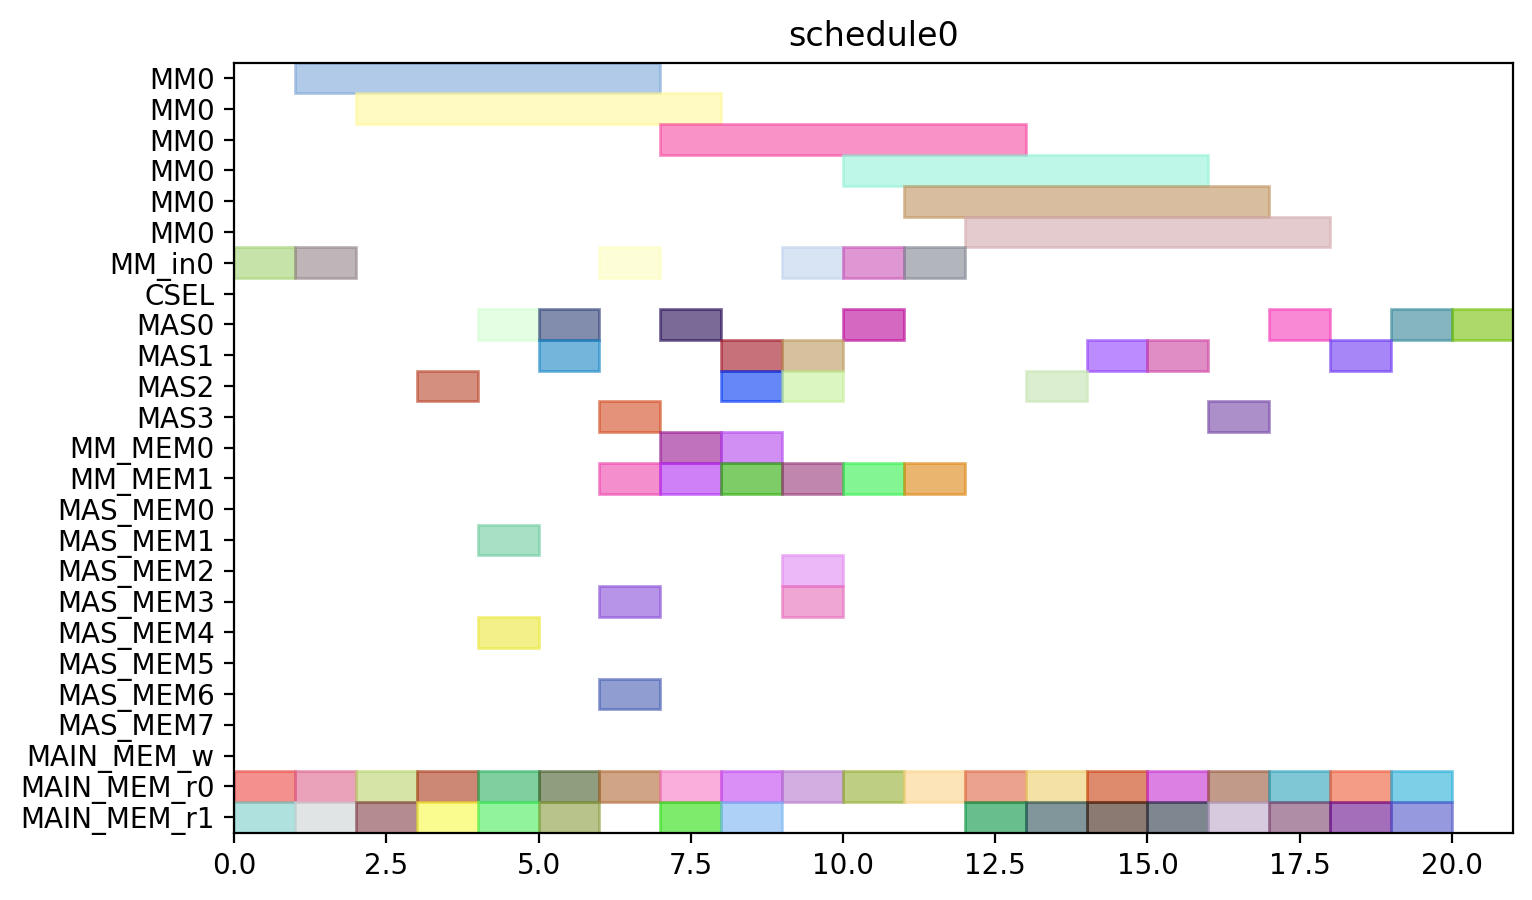

Recreate this plot in Python.
from pyschedule import Scenario, solvers, plotters, alt


def solve():
	horizon = 120
	S = Scenario("schedule0", horizon=horizon)

	# resource
	MM = S.Resources('MM', num=1, size=6)
	MM_in = S.Resources('MM_in', num=1)
	CSEL = S.Resource('CSEL')
	MAS = S.Resources('MAS', num=4, size=1, periods=range(1, horizon))
	MM_MEM = S.Resources('MM_MEM', num=2)
	MAS_MEM = S.Resources('MAS_MEM', num=8)
	MAIN_MEM_w = S.Resource('MAIN_MEM_w', size=1)
	MAIN_MEM_r = S.Resources('MAIN_MEM_r', num=2)

	# result of previous scheduling

	# new tasks
	c_qinv_denom_inv0 = S.Task('c_qinv_denom_inv0', length=6, delay_cost=1)
	c_qinv_denom_inv0 += alt(MM)
	c_qinv_denom_inv0_in = S.Task('c_qinv_denom_inv0_in', length=1, delay_cost=1)
	c_qinv_denom_inv0_in += alt(MM_in)
	S += c_qinv_denom_inv0_in*MM_in[0]<=c_qinv_denom_inv0*MM[0]
	c_qinv_denom_inv0_mem0 = S.Task('c_qinv_denom_inv0_mem0', length=1, delay_cost=1)
	c_qinv_denom_inv0_mem0 += MAIN_MEM_r[0]
	S += c_qinv_denom_inv0_mem0 <= c_qinv_denom_inv0

	c_qinv_denom_inv0_mem1 = S.Task('c_qinv_denom_inv0_mem1', length=1, delay_cost=1)
	c_qinv_denom_inv0_mem1 += MAIN_MEM_r[1]
	S += c_qinv_denom_inv0_mem1 <= c_qinv_denom_inv0

	c_qinv_denom_inv1_ = S.Task('c_qinv_denom_inv1_', length=6, delay_cost=1)
	c_qinv_denom_inv1_ += alt(MM)
	c_qinv_denom_inv1__in = S.Task('c_qinv_denom_inv1__in', length=1, delay_cost=1)
	c_qinv_denom_inv1__in += alt(MM_in)
	S += c_qinv_denom_inv1__in*MM_in[0]<=c_qinv_denom_inv1_*MM[0]
	c_qinv_denom_inv1__mem0 = S.Task('c_qinv_denom_inv1__mem0', length=1, delay_cost=1)
	c_qinv_denom_inv1__mem0 += MAIN_MEM_r[0]
	S += c_qinv_denom_inv1__mem0 <= c_qinv_denom_inv1_

	c_qinv_denom_inv1__mem1 = S.Task('c_qinv_denom_inv1__mem1', length=1, delay_cost=1)
	c_qinv_denom_inv1__mem1 += MAIN_MEM_r[1]
	S += c_qinv_denom_inv1__mem1 <= c_qinv_denom_inv1_

	c_qinv0_t2 = S.Task('c_qinv0_t2', length=1, delay_cost=1)
	c_qinv0_t2 += alt(MAS)
	c_qinv0_t2_mem0 = S.Task('c_qinv0_t2_mem0', length=1, delay_cost=1)
	c_qinv0_t2_mem0 += MAIN_MEM_r[0]
	S += c_qinv0_t2_mem0 <= c_qinv0_t2

	c_qinv0_t2_mem1 = S.Task('c_qinv0_t2_mem1', length=1, delay_cost=1)
	c_qinv0_t2_mem1 += MAIN_MEM_r[1]
	S += c_qinv0_t2_mem1 <= c_qinv0_t2

	c_qinv1__t2 = S.Task('c_qinv1__t2', length=1, delay_cost=1)
	c_qinv1__t2 += alt(MAS)
	c_qinv1__t2_mem0 = S.Task('c_qinv1__t2_mem0', length=1, delay_cost=1)
	c_qinv1__t2_mem0 += MAIN_MEM_r[0]
	S += c_qinv1__t2_mem0 <= c_qinv1__t2

	c_qinv1__t2_mem1 = S.Task('c_qinv1__t2_mem1', length=1, delay_cost=1)
	c_qinv1__t2_mem1 += MAIN_MEM_r[1]
	S += c_qinv1__t2_mem1 <= c_qinv1__t2

	c0_t0_t2 = S.Task('c0_t0_t2', length=1, delay_cost=1)
	c0_t0_t2 += alt(MAS)
	c0_t0_t2_mem0 = S.Task('c0_t0_t2_mem0', length=1, delay_cost=1)
	c0_t0_t2_mem0 += MAIN_MEM_r[0]
	S += c0_t0_t2_mem0 <= c0_t0_t2

	c0_t0_t2_mem1 = S.Task('c0_t0_t2_mem1', length=1, delay_cost=1)
	c0_t0_t2_mem1 += MAIN_MEM_r[1]
	S += c0_t0_t2_mem1 <= c0_t0_t2

	c0_t1_t2 = S.Task('c0_t1_t2', length=1, delay_cost=1)
	c0_t1_t2 += alt(MAS)
	c0_t1_t2_mem0 = S.Task('c0_t1_t2_mem0', length=1, delay_cost=1)
	c0_t1_t2_mem0 += MAIN_MEM_r[0]
	S += c0_t1_t2_mem0 <= c0_t1_t2

	c0_t1_t2_mem1 = S.Task('c0_t1_t2_mem1', length=1, delay_cost=1)
	c0_t1_t2_mem1 += MAIN_MEM_r[1]
	S += c0_t1_t2_mem1 <= c0_t1_t2

	c0_t20 = S.Task('c0_t20', length=1, delay_cost=1)
	c0_t20 += alt(MAS)
	c0_t20_mem0 = S.Task('c0_t20_mem0', length=1, delay_cost=1)
	c0_t20_mem0 += MAIN_MEM_r[0]
	S += c0_t20_mem0 <= c0_t20

	c0_t20_mem1 = S.Task('c0_t20_mem1', length=1, delay_cost=1)
	c0_t20_mem1 += MAIN_MEM_r[1]
	S += c0_t20_mem1 <= c0_t20

	c0_t21 = S.Task('c0_t21', length=1, delay_cost=1)
	c0_t21 += alt(MAS)
	c0_t21_mem0 = S.Task('c0_t21_mem0', length=1, delay_cost=1)
	c0_t21_mem0 += MAIN_MEM_r[0]
	S += c0_t21_mem0 <= c0_t21

	c0_t21_mem1 = S.Task('c0_t21_mem1', length=1, delay_cost=1)
	c0_t21_mem1 += MAIN_MEM_r[1]
	S += c0_t21_mem1 <= c0_t21

	c1_t0_t2 = S.Task('c1_t0_t2', length=1, delay_cost=1)
	c1_t0_t2 += alt(MAS)
	c1_t0_t2_mem0 = S.Task('c1_t0_t2_mem0', length=1, delay_cost=1)
	c1_t0_t2_mem0 += MAIN_MEM_r[0]
	S += c1_t0_t2_mem0 <= c1_t0_t2

	c1_t0_t2_mem1 = S.Task('c1_t0_t2_mem1', length=1, delay_cost=1)
	c1_t0_t2_mem1 += MAIN_MEM_r[1]
	S += c1_t0_t2_mem1 <= c1_t0_t2

	c1_t1_t2 = S.Task('c1_t1_t2', length=1, delay_cost=1)
	c1_t1_t2 += alt(MAS)
	c1_t1_t2_mem0 = S.Task('c1_t1_t2_mem0', length=1, delay_cost=1)
	c1_t1_t2_mem0 += MAIN_MEM_r[0]
	S += c1_t1_t2_mem0 <= c1_t1_t2

	c1_t1_t2_mem1 = S.Task('c1_t1_t2_mem1', length=1, delay_cost=1)
	c1_t1_t2_mem1 += MAIN_MEM_r[1]
	S += c1_t1_t2_mem1 <= c1_t1_t2

	c1_t20 = S.Task('c1_t20', length=1, delay_cost=1)
	c1_t20 += alt(MAS)
	c1_t20_mem0 = S.Task('c1_t20_mem0', length=1, delay_cost=1)
	c1_t20_mem0 += MAIN_MEM_r[0]
	S += c1_t20_mem0 <= c1_t20

	c1_t20_mem1 = S.Task('c1_t20_mem1', length=1, delay_cost=1)
	c1_t20_mem1 += MAIN_MEM_r[1]
	S += c1_t20_mem1 <= c1_t20

	c1_t21 = S.Task('c1_t21', length=1, delay_cost=1)
	c1_t21 += alt(MAS)
	c1_t21_mem0 = S.Task('c1_t21_mem0', length=1, delay_cost=1)
	c1_t21_mem0 += MAIN_MEM_r[0]
	S += c1_t21_mem0 <= c1_t21

	c1_t21_mem1 = S.Task('c1_t21_mem1', length=1, delay_cost=1)
	c1_t21_mem1 += MAIN_MEM_r[1]
	S += c1_t21_mem1 <= c1_t21

	c2_t0_t2 = S.Task('c2_t0_t2', length=1, delay_cost=1)
	c2_t0_t2 += alt(MAS)
	c2_t0_t2_mem0 = S.Task('c2_t0_t2_mem0', length=1, delay_cost=1)
	c2_t0_t2_mem0 += MAIN_MEM_r[0]
	S += c2_t0_t2_mem0 <= c2_t0_t2

	c2_t0_t2_mem1 = S.Task('c2_t0_t2_mem1', length=1, delay_cost=1)
	c2_t0_t2_mem1 += MAIN_MEM_r[1]
	S += c2_t0_t2_mem1 <= c2_t0_t2

	c2_t1_t2 = S.Task('c2_t1_t2', length=1, delay_cost=1)
	c2_t1_t2 += alt(MAS)
	c2_t1_t2_mem0 = S.Task('c2_t1_t2_mem0', length=1, delay_cost=1)
	c2_t1_t2_mem0 += MAIN_MEM_r[0]
	S += c2_t1_t2_mem0 <= c2_t1_t2

	c2_t1_t2_mem1 = S.Task('c2_t1_t2_mem1', length=1, delay_cost=1)
	c2_t1_t2_mem1 += MAIN_MEM_r[1]
	S += c2_t1_t2_mem1 <= c2_t1_t2

	c2_t20 = S.Task('c2_t20', length=1, delay_cost=1)
	c2_t20 += alt(MAS)
	c2_t20_mem0 = S.Task('c2_t20_mem0', length=1, delay_cost=1)
	c2_t20_mem0 += MAIN_MEM_r[0]
	S += c2_t20_mem0 <= c2_t20

	c2_t20_mem1 = S.Task('c2_t20_mem1', length=1, delay_cost=1)
	c2_t20_mem1 += MAIN_MEM_r[1]
	S += c2_t20_mem1 <= c2_t20

	c2_t21 = S.Task('c2_t21', length=1, delay_cost=1)
	c2_t21 += alt(MAS)
	c2_t21_mem0 = S.Task('c2_t21_mem0', length=1, delay_cost=1)
	c2_t21_mem0 += MAIN_MEM_r[0]
	S += c2_t21_mem0 <= c2_t21

	c2_t21_mem1 = S.Task('c2_t21_mem1', length=1, delay_cost=1)
	c2_t21_mem1 += MAIN_MEM_r[1]
	S += c2_t21_mem1 <= c2_t21

	c_qinv0_t0 = S.Task('c_qinv0_t0', length=6, delay_cost=1)
	c_qinv0_t0 += alt(MM)
	c_qinv0_t0_in = S.Task('c_qinv0_t0_in', length=1, delay_cost=1)
	c_qinv0_t0_in += alt(MM_in)
	S += c_qinv0_t0_in*MM_in[0]<=c_qinv0_t0*MM[0]
	c_qinv0_t0_mem0 = S.Task('c_qinv0_t0_mem0', length=1, delay_cost=1)
	c_qinv0_t0_mem0 += MAIN_MEM_r[0]
	S += c_qinv0_t0_mem0 <= c_qinv0_t0

	c_qinv0_t0_mem1 = S.Task('c_qinv0_t0_mem1', length=1, delay_cost=1)
	c_qinv0_t0_mem1 += alt(MM_MEM)
	S += (c_qinv_denom_inv0*MM[0])-1 < c_qinv0_t0_mem1*MM_MEM[1]
	S += c_qinv0_t0_mem1 <= c_qinv0_t0

	c_qinv0_t1 = S.Task('c_qinv0_t1', length=6, delay_cost=1)
	c_qinv0_t1 += alt(MM)
	c_qinv0_t1_in = S.Task('c_qinv0_t1_in', length=1, delay_cost=1)
	c_qinv0_t1_in += alt(MM_in)
	S += c_qinv0_t1_in*MM_in[0]<=c_qinv0_t1*MM[0]
	c_qinv0_t1_mem0 = S.Task('c_qinv0_t1_mem0', length=1, delay_cost=1)
	c_qinv0_t1_mem0 += MAIN_MEM_r[0]
	S += c_qinv0_t1_mem0 <= c_qinv0_t1

	c_qinv0_t1_mem1 = S.Task('c_qinv0_t1_mem1', length=1, delay_cost=1)
	c_qinv0_t1_mem1 += alt(MM_MEM)
	S += (c_qinv_denom_inv1_*MM[0])-1 < c_qinv0_t1_mem1*MM_MEM[1]
	S += c_qinv0_t1_mem1 <= c_qinv0_t1

	c_qinv0_t3 = S.Task('c_qinv0_t3', length=1, delay_cost=1)
	c_qinv0_t3 += alt(MAS)
	c_qinv0_t3_mem0 = S.Task('c_qinv0_t3_mem0', length=1, delay_cost=1)
	c_qinv0_t3_mem0 += alt(MM_MEM)
	S += (c_qinv_denom_inv0*MM[0])-1 < c_qinv0_t3_mem0*MM_MEM[0]
	S += c_qinv0_t3_mem0 <= c_qinv0_t3

	c_qinv0_t3_mem1 = S.Task('c_qinv0_t3_mem1', length=1, delay_cost=1)
	c_qinv0_t3_mem1 += alt(MM_MEM)
	S += (c_qinv_denom_inv1_*MM[0])-1 < c_qinv0_t3_mem1*MM_MEM[1]
	S += c_qinv0_t3_mem1 <= c_qinv0_t3

	c_qinv1__t0 = S.Task('c_qinv1__t0', length=6, delay_cost=1)
	c_qinv1__t0 += alt(MM)
	c_qinv1__t0_in = S.Task('c_qinv1__t0_in', length=1, delay_cost=1)
	c_qinv1__t0_in += alt(MM_in)
	S += c_qinv1__t0_in*MM_in[0]<=c_qinv1__t0*MM[0]
	c_qinv1__t0_mem0 = S.Task('c_qinv1__t0_mem0', length=1, delay_cost=1)
	c_qinv1__t0_mem0 += MAIN_MEM_r[0]
	S += c_qinv1__t0_mem0 <= c_qinv1__t0

	c_qinv1__t0_mem1 = S.Task('c_qinv1__t0_mem1', length=1, delay_cost=1)
	c_qinv1__t0_mem1 += alt(MM_MEM)
	S += (c_qinv_denom_inv0*MM[0])-1 < c_qinv1__t0_mem1*MM_MEM[1]
	S += c_qinv1__t0_mem1 <= c_qinv1__t0

	c_qinv1__t1 = S.Task('c_qinv1__t1', length=6, delay_cost=1)
	c_qinv1__t1 += alt(MM)
	c_qinv1__t1_in = S.Task('c_qinv1__t1_in', length=1, delay_cost=1)
	c_qinv1__t1_in += alt(MM_in)
	S += c_qinv1__t1_in*MM_in[0]<=c_qinv1__t1*MM[0]
	c_qinv1__t1_mem0 = S.Task('c_qinv1__t1_mem0', length=1, delay_cost=1)
	c_qinv1__t1_mem0 += MAIN_MEM_r[0]
	S += c_qinv1__t1_mem0 <= c_qinv1__t1

	c_qinv1__t1_mem1 = S.Task('c_qinv1__t1_mem1', length=1, delay_cost=1)
	c_qinv1__t1_mem1 += alt(MM_MEM)
	S += (c_qinv_denom_inv1_*MM[0])-1 < c_qinv1__t1_mem1*MM_MEM[1]
	S += c_qinv1__t1_mem1 <= c_qinv1__t1

	c_qinv1__t3 = S.Task('c_qinv1__t3', length=1, delay_cost=1)
	c_qinv1__t3 += alt(MAS)
	c_qinv1__t3_mem0 = S.Task('c_qinv1__t3_mem0', length=1, delay_cost=1)
	c_qinv1__t3_mem0 += alt(MM_MEM)
	S += (c_qinv_denom_inv0*MM[0])-1 < c_qinv1__t3_mem0*MM_MEM[0]
	S += c_qinv1__t3_mem0 <= c_qinv1__t3

	c_qinv1__t3_mem1 = S.Task('c_qinv1__t3_mem1', length=1, delay_cost=1)
	c_qinv1__t3_mem1 += alt(MM_MEM)
	S += (c_qinv_denom_inv1_*MM[0])-1 < c_qinv1__t3_mem1*MM_MEM[1]
	S += c_qinv1__t3_mem1 <= c_qinv1__t3

	c0_t4_t2 = S.Task('c0_t4_t2', length=1, delay_cost=1)
	c0_t4_t2 += alt(MAS)
	c0_t4_t2_mem0 = S.Task('c0_t4_t2_mem0', length=1, delay_cost=1)
	c0_t4_t2_mem0 += alt(MAS_MEM)
	S += (c0_t20*MAS[0])-1 < c0_t4_t2_mem0*MAS_MEM[0]
	S += (c0_t20*MAS[1])-1 < c0_t4_t2_mem0*MAS_MEM[2]
	S += (c0_t20*MAS[2])-1 < c0_t4_t2_mem0*MAS_MEM[4]
	S += (c0_t20*MAS[3])-1 < c0_t4_t2_mem0*MAS_MEM[6]
	S += c0_t4_t2_mem0 <= c0_t4_t2

	c0_t4_t2_mem1 = S.Task('c0_t4_t2_mem1', length=1, delay_cost=1)
	c0_t4_t2_mem1 += alt(MAS_MEM)
	S += (c0_t21*MAS[0])-1 < c0_t4_t2_mem1*MAS_MEM[1]
	S += (c0_t21*MAS[1])-1 < c0_t4_t2_mem1*MAS_MEM[3]
	S += (c0_t21*MAS[2])-1 < c0_t4_t2_mem1*MAS_MEM[5]
	S += (c0_t21*MAS[3])-1 < c0_t4_t2_mem1*MAS_MEM[7]
	S += c0_t4_t2_mem1 <= c0_t4_t2

	c1_t4_t2 = S.Task('c1_t4_t2', length=1, delay_cost=1)
	c1_t4_t2 += alt(MAS)
	c1_t4_t2_mem0 = S.Task('c1_t4_t2_mem0', length=1, delay_cost=1)
	c1_t4_t2_mem0 += alt(MAS_MEM)
	S += (c1_t20*MAS[0])-1 < c1_t4_t2_mem0*MAS_MEM[0]
	S += (c1_t20*MAS[1])-1 < c1_t4_t2_mem0*MAS_MEM[2]
	S += (c1_t20*MAS[2])-1 < c1_t4_t2_mem0*MAS_MEM[4]
	S += (c1_t20*MAS[3])-1 < c1_t4_t2_mem0*MAS_MEM[6]
	S += c1_t4_t2_mem0 <= c1_t4_t2

	c1_t4_t2_mem1 = S.Task('c1_t4_t2_mem1', length=1, delay_cost=1)
	c1_t4_t2_mem1 += alt(MAS_MEM)
	S += (c1_t21*MAS[0])-1 < c1_t4_t2_mem1*MAS_MEM[1]
	S += (c1_t21*MAS[1])-1 < c1_t4_t2_mem1*MAS_MEM[3]
	S += (c1_t21*MAS[2])-1 < c1_t4_t2_mem1*MAS_MEM[5]
	S += (c1_t21*MAS[3])-1 < c1_t4_t2_mem1*MAS_MEM[7]
	S += c1_t4_t2_mem1 <= c1_t4_t2

	c2_t4_t2 = S.Task('c2_t4_t2', length=1, delay_cost=1)
	c2_t4_t2 += alt(MAS)
	c2_t4_t2_mem0 = S.Task('c2_t4_t2_mem0', length=1, delay_cost=1)
	c2_t4_t2_mem0 += alt(MAS_MEM)
	S += (c2_t20*MAS[0])-1 < c2_t4_t2_mem0*MAS_MEM[0]
	S += (c2_t20*MAS[1])-1 < c2_t4_t2_mem0*MAS_MEM[2]
	S += (c2_t20*MAS[2])-1 < c2_t4_t2_mem0*MAS_MEM[4]
	S += (c2_t20*MAS[3])-1 < c2_t4_t2_mem0*MAS_MEM[6]
	S += c2_t4_t2_mem0 <= c2_t4_t2

	c2_t4_t2_mem1 = S.Task('c2_t4_t2_mem1', length=1, delay_cost=1)
	c2_t4_t2_mem1 += alt(MAS_MEM)
	S += (c2_t21*MAS[0])-1 < c2_t4_t2_mem1*MAS_MEM[1]
	S += (c2_t21*MAS[1])-1 < c2_t4_t2_mem1*MAS_MEM[3]
	S += (c2_t21*MAS[2])-1 < c2_t4_t2_mem1*MAS_MEM[5]
	S += (c2_t21*MAS[3])-1 < c2_t4_t2_mem1*MAS_MEM[7]
	S += c2_t4_t2_mem1 <= c2_t4_t2

	solvers.mip.solve(S,msg=1,kind='CPLEX',ratio_gap=1.01)

	solution = [['hoge']*len(S.solution()[1]) for i in range(len(S.solution()))]
	for i in range(len(S.solution())):
		for j in range(len(S.solution()[i])):
			solution[i][j]=str(S.solution()[i][j])
	print(solution)

	cycles = int(solution[-1][3])

	pic_file_name = "/home/mfukuda/ABE/multiRAM_multiMAS_16mux/scheduling_result/stage6MM1_stage1MAS4/FP12_INV_AFTER_FPINV/schedule0.png"
	if(S.solution() != []):
		plotters.matplotlib.plot(S,img_filename=pic_file_name, show_task_labels=False, fig_size=(cycles*0.25+3, 5))

	return solution
